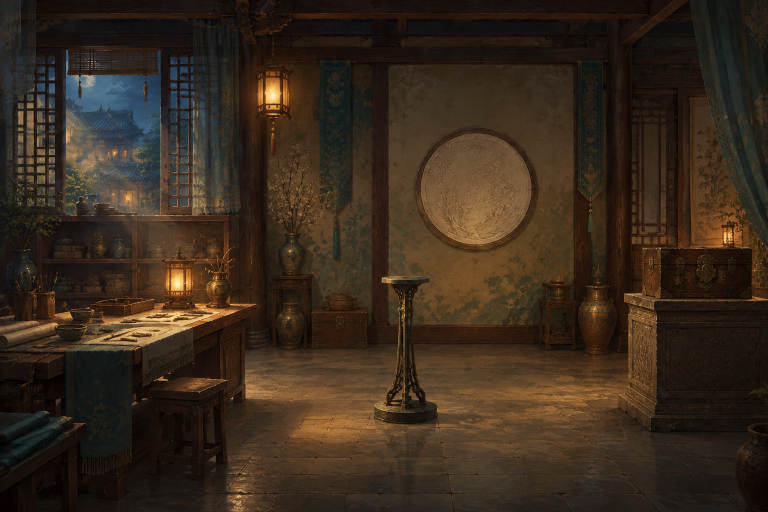
#> input picture assets/images/workshop.png, 1536 x 1024 px (shown at 1/2 size)
$ python build_workshop_lighting.py
#> lines starting #> are read from the running program, lines starting #| are printed output that depends on the picture
"""Small cached textures for the workshop's soft light and polished mirror face."""
from pathlib import Path
import numpy as np
from PIL import Image, ImageFilter, ImageOps

ROOT = Path(__file__).resolve().parents[1]
OUT = ROOT / 'assets/images/ch1_workshop'
OUT.mkdir(parents=True, exist_ok=True)

y, x = np.mgrid[0:96, 0:512]
u, v = x / 511, (y / 95 - .5) * 2
profile = np.exp(-(v * 2.2) ** 2) * .34 + np.exp(-(v * 9) ** 2) * .26
envelope = np.clip(u * 12, 0, 1) * np.clip((1 - u) * 8, 0, 1)
rgba = np.ones((96, 512, 4), dtype=np.float32)
rgba[:, :, :3] *= (1, .88, .62)
rgba[:, :, 3] = profile * envelope
Image.fromarray((rgba * 255).astype('uint8')).save(OUT / 'light-ribbon.png')
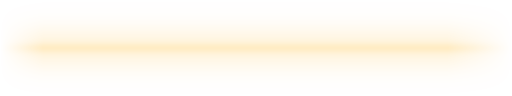
#> saved as light-ribbon.png: PIL image 512x96 RGBA; mean R, G, B, A 255, 224, 158, 36.1; transparent parts drawn white

y, x = np.mgrid[0:192, 0:192]
distance = np.sqrt(((x - 95.5) / 96) ** 2 + ((y - 95.5) / 96) ** 2)
rgba = np.ones((192, 192, 4), dtype=np.float32)
rgba[:, :, 3] = np.maximum(0, np.exp(-distance ** 2 * 5) - np.exp(-5))
Image.fromarray((rgba * 255).astype('uint8')).save(OUT / 'light-halo.png')

size = 384
y, x = np.mgrid[0:size, 0:size]
xx, yy = (x - size / 2) / (size / 2), (y - size / 2) / (size / 2)
radius = np.hypot(xx, yy)
rng = np.random.default_rng(761)
brush = rng.normal(0, .007, (size, size))
reflection = Image.open(ROOT / 'assets/images/workshop.png').convert('RGB')
#> reflection is the input picture: PIL image 1536x1024 RGB; mean R, G, B 56.8, 42.7, 29
reflection = ImageOps.mirror(reflection.crop((50, 90, 1000, 1000))).resize((size, size)).filter(ImageFilter.GaussianBlur(12))
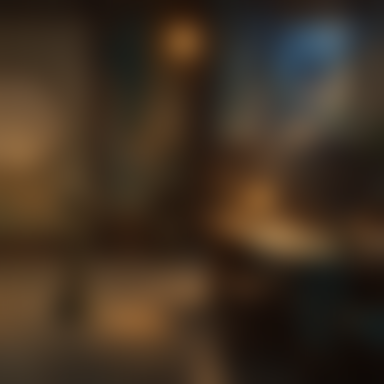
#> reflection: PIL image 384x384 RGB; mean R, G, B 64.5, 49.5, 34.3
metal = np.asarray(reflection, dtype=np.float32) / 255 * .25
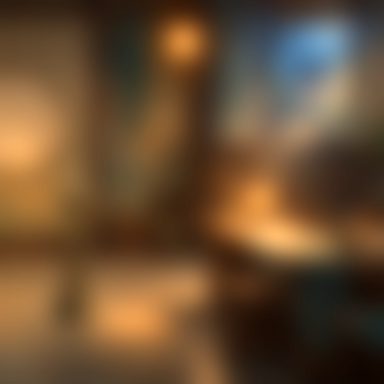
#> metal: shape (384, 384, 3) float32; mean R, G, B 0.0632, 0.0485, 0.0336; drawn with min black and max white
shade = np.clip(.54 - xx * .10 - yy * .11, .15, .85)
metal += shade[..., None] * np.array((.88, .83, .59))
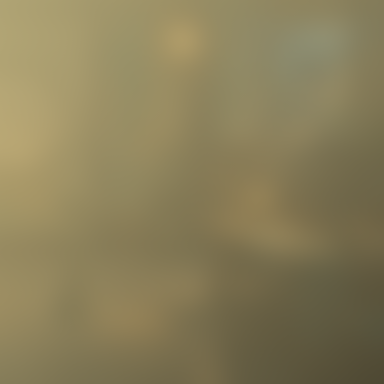
#> metal: shape (384, 384, 3) float32; mean R, G, B 0.539, 0.497, 0.353
metal += (np.exp(-((xx + yy * .7 + .3) / .18) ** 2) * .20)[..., None]
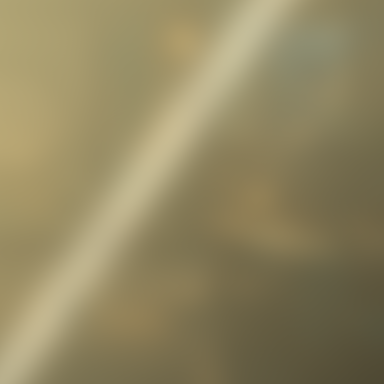
#> metal: shape (384, 384, 3) float32; mean R, G, B 0.57, 0.528, 0.383
metal += brush[..., None]
rim = np.clip((radius - .91) / .09, 0, 1)[..., None]
metal = metal * (1 - rim) + np.array((.42, .35, .20)) * rim
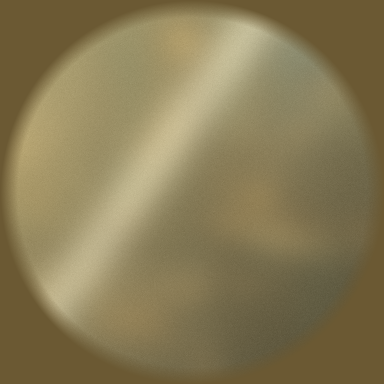
#> metal: shape (384, 384, 3) float64; mean R, G, B 0.531, 0.48, 0.333
alpha = np.clip((1 - radius) * size / 2, 0, 1)
rgba = np.dstack((np.clip(metal, 0, 1), alpha))
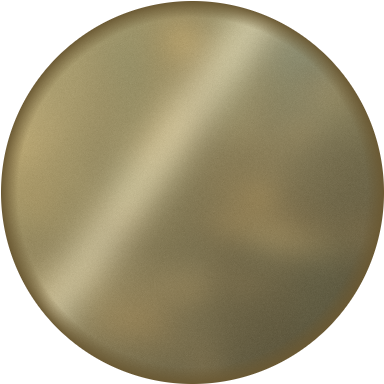
#> rgba: shape (384, 384, 4) float64; mean R, G, B, A 0.531, 0.48, 0.333, 0.781; transparent parts drawn white
Image.fromarray((rgba * 255).astype('uint8')).save(OUT / 'mirror-face.png')
print('Saved light ribbon, radial halo and softly reflected bronze mirror face.')
